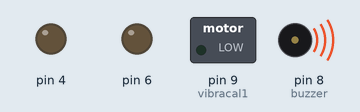
This sketch was run on a simulated Arduino Uno, built with avr-gcc and run on an emulated ATmega328P. Shown: switched loads named in the sketch (green lamp = pin HIGH), output pins drawn as LEDs (lit = HIGH), buzzer (waves = sounding).

Above: at 0.1 s.
Timing chart, 0 to 3.5 s (numbered marks = the images above):
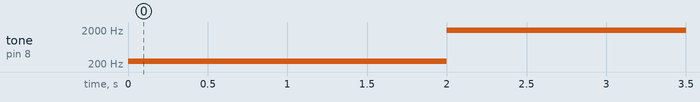

The sketch:

bengalaTCC.ino
```cpp
#include <Ultrasonic.h>


//Inicializa o sensor nos pinos definidos acima
Ultrasonic ultrasonic1(4, 5); //Ultrasonic ultrasonic(pino_trigger, pino_echo)
Ultrasonic ultrasonic2(6, 7);

//Variaveis globais das funções
int count, buzzer=8, vibracal1=9; //porta 9.
float distance1, distance2, distance3, distance4, distance5, distance6;
float v = analogRead(A0);

void setup()
{
  pinMode(buzzer,OUTPUT);//pino 9 saida
  pinMode(vibracal1,OUTPUT); //vibracall, pino 13, saida


  Serial.begin(9600);
  //5 beep - bengala ligada.
  tone(buzzer,240);
  delay(500);
  tone(buzzer,240);
  delay(500);
  tone(buzzer,240);
  tone(buzzer,240);
  delay(500);
  tone(buzzer,240);
  delay(500);

}

void loop(){

if(v > 410){ //(410 * 0.0048875855327468)*2 = 4V //410 leitura da porta analógica. //se a bateria estiver com mais de 4V, bengala funcionando.
//lendo 3 distância sensor de cima.
   distance1 = ultrasonic1.read();//cima
   distance3 = ultrasonic1.read();
   distance4 = ultrasonic1.read();

//lendo 3 distância sensor de baixo.
   distance2 = ultrasonic2.read();//baixo
   distance5 = ultrasonic2.read();
   distance6 = ultrasonic2.read();

/*45-59*/
    if((distance1 > 59.00) && (distance1 < 70.00)){
      if((distance3 > 59.00) && (distance3 < 70.00)){
        if((distance4 > 59.00) && (distance4 < 70.00)){
      tone(buzzer,440);//liga sirene. tone(pino, frequencia).
      digitalWrite(vibracal1, HIGH);
      delay(200);
        }
      }
    }
    if((distance2 > 25.00) && (distance2 < 45.00)){
      if((distance5 > 25.00) && (distance5 < 45.00)){
        if((distance6 > 25.00) && (distance6 < 45.00)){
      tone(buzzer,1440);//liga sirene. tone(pino, frequencia).
      digitalWrite(vibracal1, HIGH);
      delay(200);
        }
      }
    }else{
      digitalWrite(vibracal1, LOW);
      noTone(buzzer);//desliga sirene
      }
}else{//Bateria com menos de 4V, 3bips! Recarregar.
  tone(buzzer,1999);
  delay(300);
  tone(buzzer,1999);
  delay(300);
  tone(buzzer,1999);
  delay(300);
  }
}
```

Ultrasonic.h
```cpp
// (licence header left out)
#ifndef Ultrasonic_h
#define Ultrasonic_h

/*
 * Values of divisors
 */
#define CM 28
#define INC 71

class Ultrasonic {
  public:
    Ultrasonic(uint8_t sigPin) : Ultrasonic(sigPin, sigPin) {};
    Ultrasonic(uint8_t trigPin, uint8_t echoPin, unsigned long timeOut = 20000UL);
    unsigned int read(uint8_t und = CM);
    unsigned int distanceRead(uint8_t und = CM) __attribute__ ((deprecated ("This method is deprecated, use read() instead.")));
    void setTimeout(unsigned long timeOut) {timeout = timeOut;}

  private:
    uint8_t trig;
    uint8_t echo;
    boolean threePins = false;
    unsigned long previousMicros;
    unsigned long timeout;
    unsigned int timing();
};

#endif // Ultrasonic_h
```

Measured:
- by itself, tone on pin 8 (buzzer): silent → 240 Hz at 0.00 s, → 1999 Hz 2.0 s later
